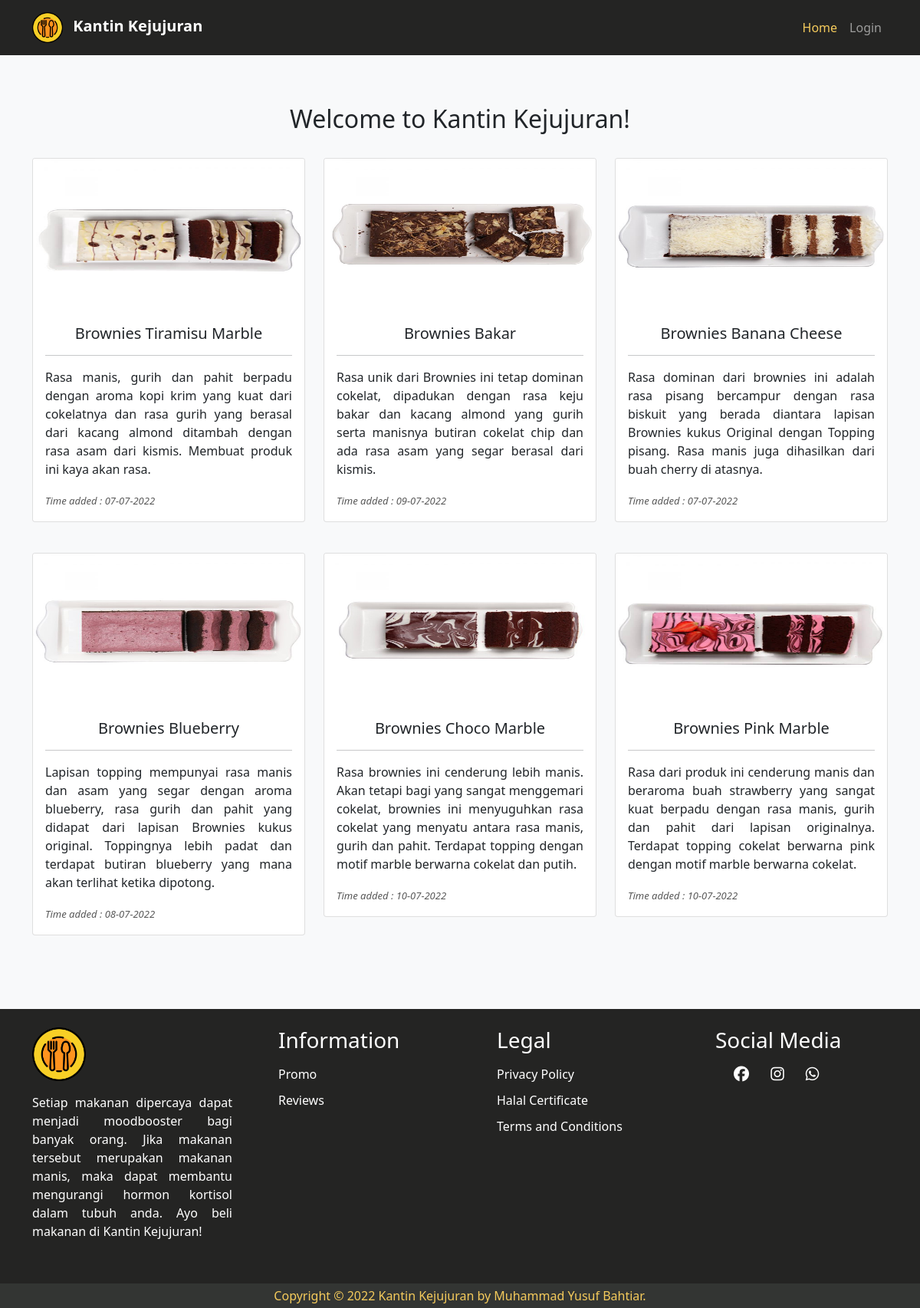
The page / on the database its author committed.
### tables this page shows
CREATE TABLE `toko` (
  `id_produk` int(11) NOT NULL,
  `id_siswa` int(5) NOT NULL,
  `nama_produk` varchar(100) NOT NULL,
  `gambar_produk` varchar(50) NOT NULL,
  `deskripsi_produk` varchar(255) NOT NULL,
  `harga_produk` int(11) NOT NULL,
  `waktu_produk_ditambahkan` timestamp NOT NULL DEFAULT current_timestamp(),
  `status` varchar(6) NOT NULL
);

### process.php (called while the page is built, shortened)
<?php
include("connectdb.php");
function readProduct1()
{
    global $conn;
    $query = "SELECT * FROM toko WHERE status = 'dijual'";
    $result = mysqli_query($conn, $query);
    $records = [];
    while ($record = mysqli_fetch_assoc($result)) {
        $records[] = $record;
    }
    return $records;
}

### index.php (the view, shortened to what this page needs)
<?php
require('process.php');
if (isset($_GET['type'])) {
  $rp = readProduct2();
  header("refresh:5;url=index.php");
} else {
  $rp = readProduct1();
}
?>
<!doctype html>
<html lang="en">
<head>
  <link rel="stylesheet" href="assets/css/bootstrap.min.css">
  <link rel="stylesheet" href="assets/css/style1.css">
</head>
<body>
  <header class="navbar sticky-top navbar-expand-lg navbar-dark main-nav">
    <div class="container">
      <a class="navbar-brand" href="index.php">
        <img src="assets/logo/logo1.png" class="main-logo me-2">
        <strong>Kantin Kejujuran</strong>
      </a>
      <div class="collapse navbar-collapse" id="navbarTogglerDemo03">
        <div class="navbar-nav ms-auto py-2">
          <a class="nav-link active" aria-current="page" href="index.php">Home</a>
          <a class="nav-link" aria-current="page" href="login.php">Login</a>
        </div>
      </div>
    </div>
  </header>
  <section class="product">
    <div class="container-fluid pt-5 pb-5 bg-light">
      <div class="container mt-3">
        <h2 id="product" class="text-center">Welcome to Kantin Kejujuran!</h2>
        <div class="row mt-1 pt-2 mb-4 gx-4 gy-3">
          <?php foreach ($rp as $rps) : ?>
            <div class="col-md-4 mb-4">
              <div class="card crop-img">
                <img src="file/<?= $rps['gambar_produk']; ?>" class="card-img-top" width="200" height="200">
                <div class="card-body">
                  <h5 class="card-title text-center"><?= $rps['nama_produk'] ?></h5>
                  <hr>
                  <p class="card-text mb-3" style="text-align: justify;"><?= $rps['deskripsi_produk']; ?> </p>
                  <i class="card-text" style="text-align: justify; font-size:13px; color:#585858;">Time added : <?= date('d-m-Y', strtotime($rps["waktu_produk_ditambahkan"])); ?> </i>
                </div>
              </div>
            </div>
          <?php endforeach; ?>
        </div>
      </div>
    </div>
  </section>
  <footer>
    <div class="main-footer-menu main py-4">
      <div class="container">
        <div class="row">
          <div class="col-lg-3 mb-3">
            <div class="mb-3">
              <a href="home.html">
                <img src="assets/logo/logo1.png">
              </a>
            </div>
            <p style="text-align: justify;">
              Setiap makanan dipercaya dapat menjadi moodbooster bagi banyak orang. Jika makanan tersebut merupakan makanan manis, maka dapat membantu mengurangi hormon kortisol dalam tubuh anda. Ayo beli makanan di Kantin Kejujuran!
            </p>
          </div>
          <div class="col-lg-3 px-5">
            <h3>Information</h3>
            <ul>
              <li><a href="">Promo</a></li>
              <li><a href="">Reviews</a></li>
            </ul>
          </div>
          <div class="col-lg-3 px-5">
            <h3>Legal</h3>
            <ul>
              <li><a href="">Privacy Policy</a></li>
              <li><a href="">Halal Certificate</a></li>
              <li><a href="">Terms and Conditions</a></li>
            </ul>
          </div>
          <div class="col-lg-3 px-5">
            <h3>Social Media</h3>
            <p>
              <a href="https://web.facebook.com/profile.php?id=100008803922151" target="_blank" class="social ms-4"><i class="fa-brands fa-facebook fa-lg"></i></a>
              <a href="https://www.instagram.com/mhmmdbahtiar10/" target="_blank" class="social ms-4"><i class="fa-brands fa-instagram fa-lg"></i></a>
              <a href="https://wa.link/rzf3ym" target="_blank" class="social ms-4"><i class="fa-brands fa-whatsapp fa-lg"></i></a>
            </p>
          </div>
        </div>
      </div>
    </div>
    <div class="main-footer-copyright text-center py-1">
      Copyright © 2022 Kantin Kejujuran by Muhammad Yusuf Bahtiar.
    </div>
  </footer>
</body>
</html>

### assets/css/style1.css (style rules this page uses)
.main-nav { background-color: #242423; }
.main-nav .navbar-nav .nav-link.active, .main-nav .navbar-nav .nav-link2:hover { color: #f5cb5c; }
.navbar img.main-logo { max-width: 40px; }
.main { background-color: #242423; color: white; }
.crop-img { object-fit: cover; }
.main-footer-menu img { max-width: 70px; }
.main-footer-menu h3 { color: white; margin-bottom: 15px; }
.main-footer-menu a { color: white; text-decoration: none; }
.main-footer-menu ul { list-style-type: none; padding-left: 0px; margin-left: 0px; }
.main-footer-menu ul li { margin-bottom: 10px; }
.main-footer-copyright { background-color: #333533; color: #f5cb5c; }

### rows shown on the page
toko: gambar_produk (picture), nama_produk "Brownies Tiramisu Marble", deskripsi_produk "Rasa manis, gurih dan pahit berpadu dengan aroma kopi krim yang kuat dari cokelatnya dan rasa gurih yang berasal dari kacang almond ditambah dengan rasa asam dari kismis. Membuat produk ini kaya akan rasa.", waktu_produk_ditambahkan "07-07-2022"
toko: gambar_produk (picture), nama_produk "Brownies Bakar", deskripsi_produk "Rasa unik dari Brownies ini tetap dominan cokelat, dipadukan dengan rasa keju bakar dan kacang almond yang gurih serta manisnya butiran cokelat chip dan ada rasa asam yang segar berasal dari kismis.", waktu_produk_ditambahkan "09-07-2022"
toko: gambar_produk (picture), nama_produk "Brownies Banana Cheese", deskripsi_produk "Rasa dominan dari brownies ini adalah rasa pisang bercampur dengan rasa biskuit yang berada diantara lapisan Brownies kukus Original dengan Topping pisang. Rasa manis juga dihasilkan dari buah cherry di atasnya.", waktu_produk_ditambahkan "07-07-2022"
toko: gambar_produk (picture), nama_produk "Brownies Blueberry", deskripsi_produk "Lapisan topping mempunyai rasa manis dan asam yang segar dengan aroma blueberry, rasa gurih dan pahit yang didapat dari lapisan Brownies kukus original. Toppingnya lebih padat dan terdapat butiran blueberry yang mana akan terlihat ketika dipotong.", waktu_produk_ditambahkan "08-07-2022"
toko: gambar_produk (picture), nama_produk "Brownies Choco Marble", deskripsi_produk "Rasa brownies ini cenderung lebih manis. Akan tetapi bagi yang sangat menggemari cokelat, brownies ini menyuguhkan rasa cokelat yang menyatu antara rasa manis, gurih dan pahit. Terdapat topping dengan motif marble berwarna cokelat dan putih.", waktu_produk_ditambahkan "10-07-2022"
toko: gambar_produk (picture), nama_produk "Brownies Pink Marble", deskripsi_produk "Rasa dari produk ini cenderung manis dan beraroma buah strawberry yang sangat kuat berpadu dengan rasa manis, gurih dan pahit dari lapisan originalnya. Terdapat topping cokelat berwarna pink dengan motif marble berwarna cokelat.", waktu_produk_ditambahkan "10-07-2022"
